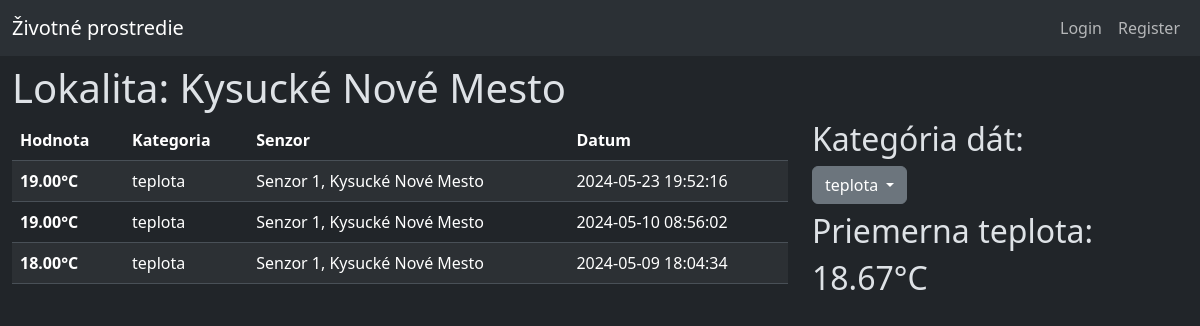
Screenshot of /lokalita_info.php?kategoria=teplota&lokalita=Kysucké Nové Mesto with the database file from the repository.
### tables this page shows
CREATE TABLE `data` (
  `id` int(16) NOT NULL,
  `kategoria_id` int(5) NOT NULL,
  `hodnota` decimal(5,2) NOT NULL,
  `senzor_id` int(5) NOT NULL,
  `datum` datetime NOT NULL DEFAULT current_timestamp()
);

CREATE TABLE `kategoria` (
  `id` int(5) NOT NULL,
  `nazov` varchar(32) NOT NULL
);

CREATE TABLE `senzor` (
  `id` int(5) NOT NULL,
  `lokacia` varchar(64) NOT NULL,
  `posledny_update` datetime NOT NULL DEFAULT current_timestamp(),
  `vybavenie` varchar(32) NOT NULL
);

### functions.php (called while the page is built, shortened)
<?php
function jednotka($kategoria) {
    if($kategoria == "vlhkost")
    {
        return "%";
    }
    elseif($kategoria == "teplota")
    {
        return "°C";
    }
    else
    {
        return "";
    }
}
function avg_hodnota($kategoria,$conn,$miesto) {
    $query1= "SELECT id FROM kategoria WHERE nazov = \"".$kategoria."\"";
    $result1 = mysqli_query($conn, $query1);
    $kategoria_id = "";
    while($row = mysqli_fetch_assoc($result1))
    {
        $kategoria_id = $row["id"];
    }
    $query2 = "SELECT data.hodnota, senzor.lokacia AS senzor_lokacia
        FROM data
        JOIN senzor ON data.senzor_id = senzor.id
        WHERE senzor.lokacia = \"".$miesto."\" AND kategoria_id = ".$kategoria_id.";
    ";
    $result2 = mysqli_query($conn, $query2);
    $sum = 0;
    if (mysqli_num_rows($result2) > 0)
    {
        while($row = mysqli_fetch_assoc($result2))
        {
            $sum += floatval($row["hodnota"]);
        }
        $avg = "".round($sum / mysqli_num_rows($result2),2)."".jednotka($kategoria)."";
        return $avg;
    }
    else
    {
        return "Nie je dostatok informácií";
    }
}

### lokalita_info.php (the view, shortened to what this page needs)
<?php
    include("./connect.php");
    include("./functions.php");
?>
<!DOCTYPE html>
<html data-bs-theme="dark">
<head>
    <link href="https://cdn.jsdelivr.net/npm/bootstrap@5.3.3/dist/css/bootstrap.min.css" rel="stylesheet">
</head>
<body>
    <header><?php include_once("./header.php")?></header>
    <div class="container-xxl column-gap-3">
        <div class="row mt-2">
            <h1>Lokalita: <?php echo $_GET["lokalita"]; if(isset($_GET["senzor"])) echo " | Senzor: ".$_GET["senzor"]."";?></h1>
            <div class="col-8">
                <table class="table table-striped">
                    <thead>
                        <tr>
                            <th scope="col">Hodnota</th>
                            <th scope="col">Kategoria</th>
                            <th scope="col">Senzor</th>
                            <th scope="col">Datum</th>
                        </tr>
                    </thead>
                    <tbody>
                        <?php
                            if(isset($_GET["senzor"])) {
                                $query = "
                                SELECT data.id, kategoria.nazov AS kategoria_nazov, data.hodnota, senzor.lokacia AS senzor_lokacia,senzor.vybavenie AS senzor_vybavenie, data.datum, data.senzor_id
                                FROM data
                                JOIN kategoria ON data.kategoria_id = kategoria.id
                                JOIN senzor ON data.senzor_id = senzor.id
                                WHERE senzor.lokacia = \"".$_GET["lokalita"]."\" AND senzor.id = ".$_GET["senzor"]."
                                ORDER BY datum DESC;
                                ";
                            }
                            else if(isset($_GET["kategoria"])) {
                                $query = "
                                SELECT data.id, kategoria.nazov AS kategoria_nazov, data.hodnota, senzor.lokacia AS senzor_lokacia,senzor.vybavenie AS senzor_vybavenie, data.datum, data.senzor_id
                                FROM data
                                JOIN kategoria ON data.kategoria_id = kategoria.id
                                JOIN senzor ON data.senzor_id = senzor.id
                                WHERE senzor.lokacia = \"".$_GET["lokalita"]."\" AND kategoria.nazov = \"".$_GET["kategoria"]."\"
                                ORDER BY datum DESC;
                                ";
                            }
                            $result = mysqli_query($conn, $query);
                            if (mysqli_num_rows($result) > 0)
                            {
                                while($row = mysqli_fetch_assoc($result))
                                {
                                    echo "<tr><th scope=\"row\">".$row["hodnota"]."".jednotka($row["kategoria_nazov"])."</th>
                                        <td>".$row["kategoria_nazov"]."</td>
                                        <td>Senzor ".$row["senzor_id"].", ".$row["senzor_lokacia"]."</td>
                                        <td>".$row["datum"]."</td></tr>";
                                }
                            }
                        ?>
                    </tbody>
                </table>
            </div>
            <div class="col-4">
                <?php
                    if(!isset($_GET["senzor"])) {
                        echo "<div class=\"row mb-2\">";
                        echo "<h2>Kategória dát:</h2>";
                        include("./dropdown_kategoria.php");
                        echo "</div>";
                    }
                ?>
                <?php
                    if(isset($_GET["senzor"])) {
                        $query = "
                        SELECT data.id, kategoria.nazov AS kategoria_nazov, data.hodnota, senzor.lokacia AS senzor_lokacia,senzor.vybavenie AS senzor_vybavenie, data.datum, data.senzor_id
                        FROM data
                        JOIN kategoria ON data.kategoria_id = kategoria.id
                        JOIN senzor ON data.senzor_id = senzor.id
                        WHERE senzor.lokacia = \"".$_GET["lokalita"]."\" AND senzor.id = ".$_GET["senzor"]."
                        GROUP BY kategoria.nazov;
                        ";
                    }
                    else if(isset($_GET["kategoria"])) {
                        $query = "
                        SELECT data.id, kategoria.nazov AS kategoria_nazov, data.hodnota, senzor.lokacia AS senzor_lokacia,senzor.vybavenie AS senzor_vybavenie, data.datum, data.senzor_id
                        FROM data
                        JOIN kategoria ON data.kategoria_id = kategoria.id
                        JOIN senzor ON data.senzor_id = senzor.id
                        WHERE senzor.lokacia = \"".$_GET["lokalita"]."\" AND kategoria.nazov = \"".$_GET["kategoria"]."\"
                        GROUP BY kategoria.nazov;
                        ";
                    }
                    $result = mysqli_query($conn, $query);
                    if (mysqli_num_rows($result) > 0)
                    {
                        while($row = mysqli_fetch_assoc($result))
                        {
                            echo "<div class=\"row mb-2\">
                            <h2>Priemerna ".$row["kategoria_nazov"].":</h2>
                                <h2>".avg_hodnota($row["kategoria_nazov"],$conn,$_GET["lokalita"])."</h2>
                            </div>";
                        }
                    }
                ?>
            </div>
        </div>
    </div>
</body>
</html>

### rows the page displays
data: hodnota "19.00", kategoria.nazov "°C", kategoria.nazov "teplota", senzor "1", senzor.lokacia "Kysucké Nové Mesto", datum "2024-05-23 19:52:16"
data: hodnota "19.00", kategoria.nazov "°C", kategoria.nazov "teplota", senzor "1", senzor.lokacia "Kysucké Nové Mesto", datum "2024-05-10 08:56:02"
data: hodnota "18.00", kategoria.nazov "°C", kategoria.nazov "teplota", senzor "1", senzor.lokacia "Kysucké Nové Mesto", datum "2024-05-09 18:04:34", lokalita "18.67°C"

### other values shown
$_GET["lokalita"] "Kysucké Nové Mesto"
$_GET["kategoria"] "teplota"
